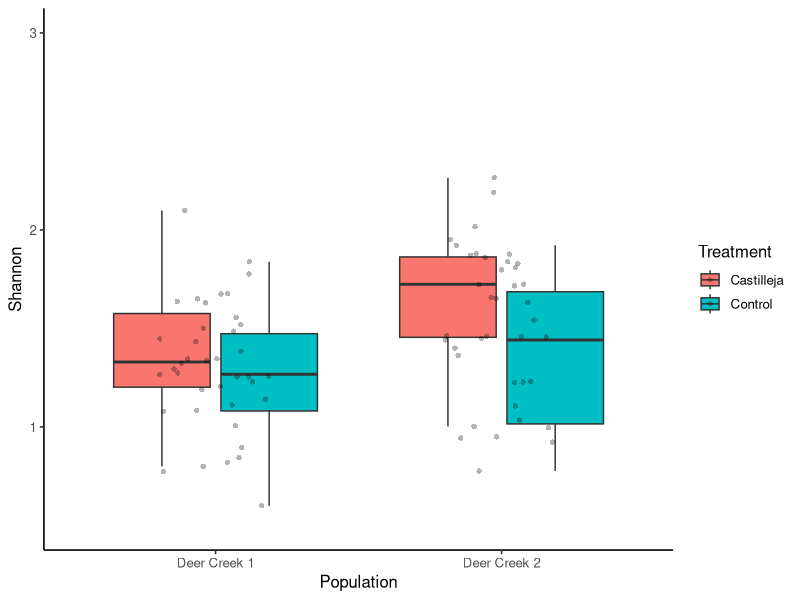
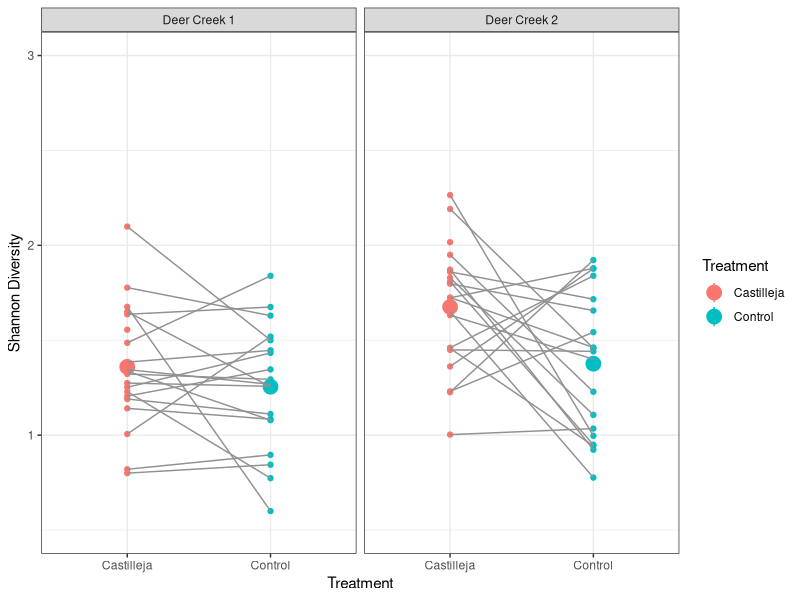
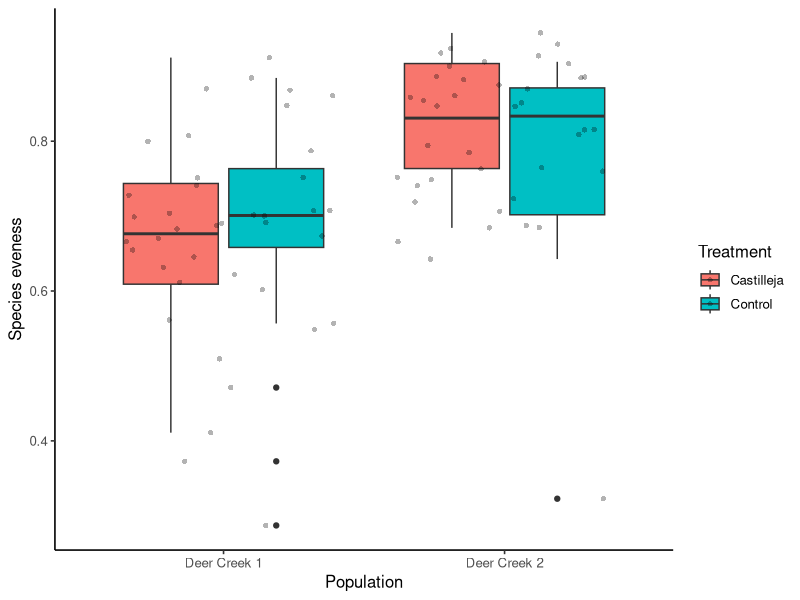
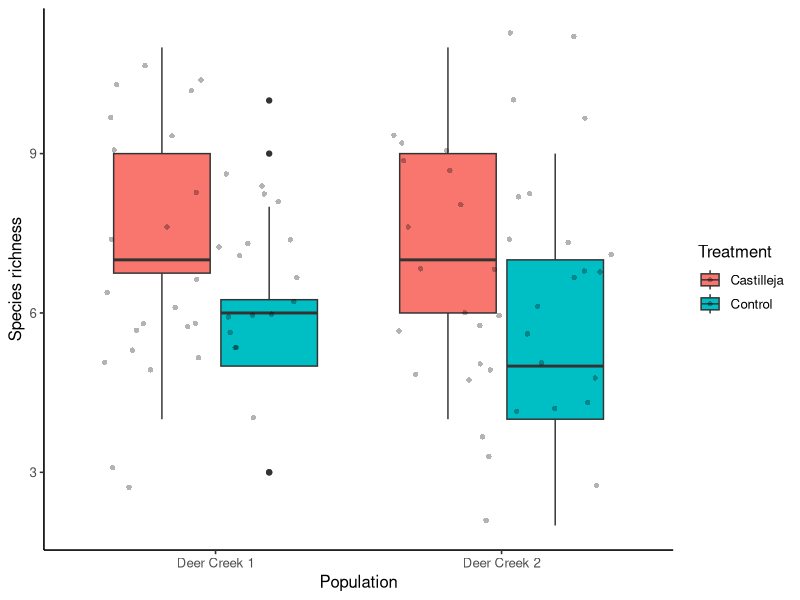
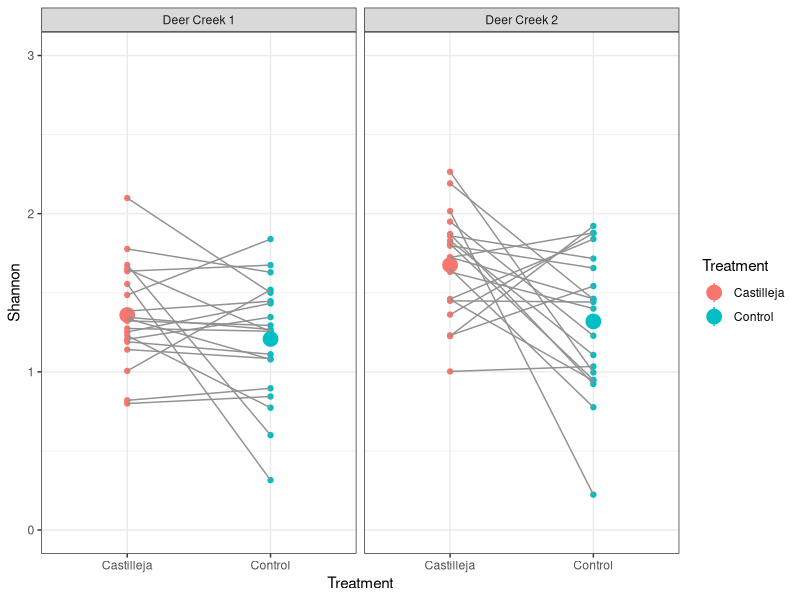
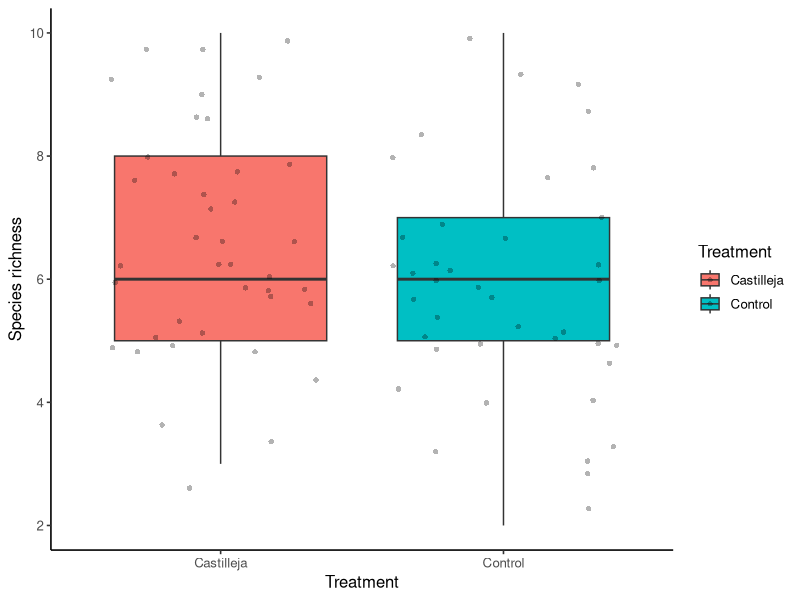
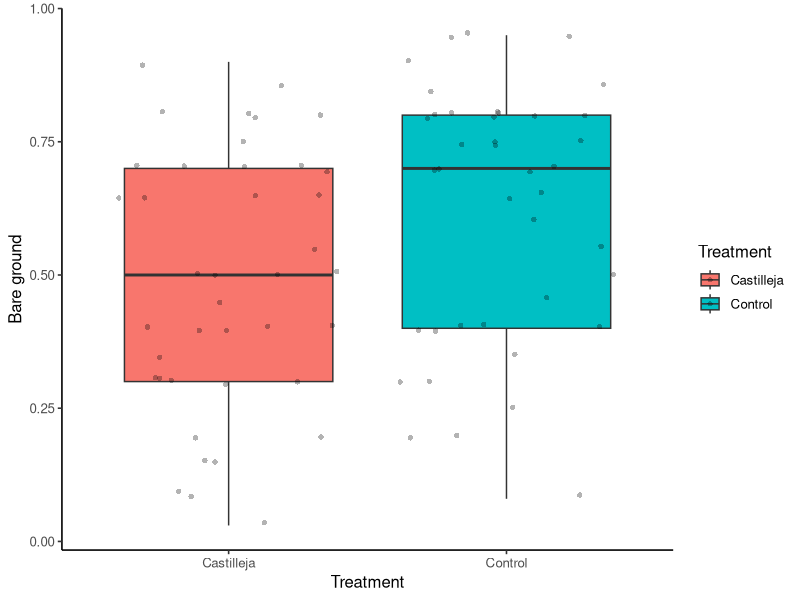

These charts were generated, in order, by the following R code:
#Makena Scratch

# Species Diversity
setwd("C:/Users/jargr/Dropbox/PC/Desktop/Data Analysis/RMBL/Makena Data")

library(tidyverse) # for data working
library(vegan) # for diversity
library(ggplot2) # plotting
library(ggpubr) # plotting
library(car)

deer.creek.cover <- read.csv("Combined deer creek data - Cover.csv")
dc.env <- subset(deer.creek.cover, select=c(2,4,5,6)) # holding our environmental stuff
dc.cover <- deer.creek.cover[ -c(1:7,27,28)]
dc.cover.nobg <- deer.creek.cover[ -c(1:7,27,28)] #remove bare ground and annuals
dc.cover.nobg[is.na(dc.cover.nobg)] <- 0

# Calculating Shannon diversity for plots using cover data
rich <- specnumber(dc.cover.nobg)
div <- diversity(dc.cover.nobg, index = "shannon")
even <- diversity(dc.cover.nobg, index = "shannon") / log(specnumber(dc.cover.nobg))     
dc.div <- cbind(dc.env,rich,div,even)

#---------Analysis of the effect of treatment on diversity--------#
#Linear model -> Anova Type II 
div.lm <- lm(div ~ Treatment*Pair, data = dc.div)
summary(div.lm)
Anova(div.lm)

aggregate(div ~ Treatment,
          data = dc.div,
          function(x) round(c(mean = mean(x), sd = sd(x)), 2)
)
aggregate(rich ~ Treatment,
          data = dc.div,
          function(x) round(c(mean = mean(x), sd = sd(x)), 2)
)

aggregate(even ~ Treatment,
          data = dc.div,
          function(x) round(c(mean = mean(x), sd = sd(x)), 2)
)


#Plot
div.plot <- ggplot(dc.div, aes(x = Site, y = div, fill = Treatment)) +
  geom_boxplot() +
  labs(x = "Population", y = "Shannon") +
  geom_jitter(shape=16, position=position_jitter(0.2), alpha = 0.3) +
  theme_classic2()+
  ylim(0.5,3)

div.plot

ggplot(dc.div, aes(x = Treatment, y = div, color = Treatment)) +
  theme_bw() + 
  geom_point() + 
  stat_summary(fun.y=mean, position = position_dodge(0.3), width = 1,size = 1) +
  # Lines by species using grouping
  stat_summary(aes(group = Pair), geom = "line", fun.y = mean, col ="grey57") +
  ylab("Shannon Diversity") +
  facet_wrap(~Site) +
  ylim(0.5,3)

#---------Analysis of the effect of treatment on evenness--------#

#linear regression and Anova type II
even.lm <- lm(even ~ Treatment*Pair, data = dc.div)
summary(even.lm)
Anova(even.lm)

even.plot <- ggplot(dc.div, aes(x = Site, y = even, fill = Treatment)) +
  geom_boxplot() +
  labs(x = "Population", y = "Species eveness") +
  geom_jitter(shape=16, alpha = 0.3) +
  theme_classic2()

even.plot

#---------Analysis of the effect of treatment on richness--------#

#linear regression and Anova type II
#Strong significance of the effect of treatment on species richness
rich.lm <- lm(rich ~ Treatment*Pair, data = dc.div)
summary(rich.lm)
Anova(rich.lm)


#This could just be due to the presence of Castilleja so lets remove it
dc.rich.cast <- deer.creek.cover[ -c(1:7,17,27,28)]
rich.nocast <- specnumber(dc.rich.cast)
div.nocast <- diversity(dc.rich.cast, index = "shannon")
even.nocast <- diversity(dc.rich.cast, index = "shannon") / log(specnumber(dc.rich.cast))     
dc.div.nocast <- cbind(dc.env,rich.nocast,div.nocast,even.nocast)

#linear regression and Anova type II
nocast.rich.lm <- lm(rich.nocast ~ Treatment*Pair, data = dc.div.nocast)
summary(nocast.rich.lm)
Anova(nocast.rich.lm)


even.plot <- ggplot(dc.div, aes(x = Site, y = rich, fill = Treatment)) +
  geom_boxplot() +
  labs(x = "Population", y = "Species richness") +
  geom_jitter(shape=16, alpha = 0.3) +
  theme_classic2()

even.plot

ggplot(dc.div, aes(x = Treatment, y = div, color = Treatment)) +
  theme_bw() + 
  geom_point() + 
  stat_summary(fun.y=mean, position = position_dodge(0.3), width = 1,size = 1) +
  # Lines by species using grouping
  stat_summary(aes(group = Pair), geom = "line", fun.y = mean, col ="grey57") +
  ylab("Shannon") +
  facet_wrap(~Site) +
  ylim(0,3)

nocast.even.plot <- ggplot(dc.div.nocast, aes(x = Treatment, y = rich.nocast, fill = Treatment)) +
  geom_boxplot() +
  labs(x = "Treatment", y = "Species richness") +
  geom_jitter(shape=16, alpha = 0.3) +
  theme_classic2()

nocast.even.plot

#---------Analysis of the effect of treatment on bare ground--------#
#Does the presence of Castilleja have an impact on the proportion of bare ground
dc.bare <- subset(deer.creek.cover, select=c(1:7))
#linear regression and Anova type II
bare.lm <- lm(Bare.ground ~ Treatment*Pair, data = dc.bare)
summary(bare.lm)
Anova(bare.lm)

bare.plot <- ggplot(dc.bare, aes(x = Treatment, y = Bare.ground, fill = Treatment)) +
  geom_boxplot() +
  labs(x = "Treatment", y = "Bare ground") +
  geom_jitter(shape=16, alpha = 0.3) +
  theme_classic2()

bare.plot

#----Functional Group Analysis----#




